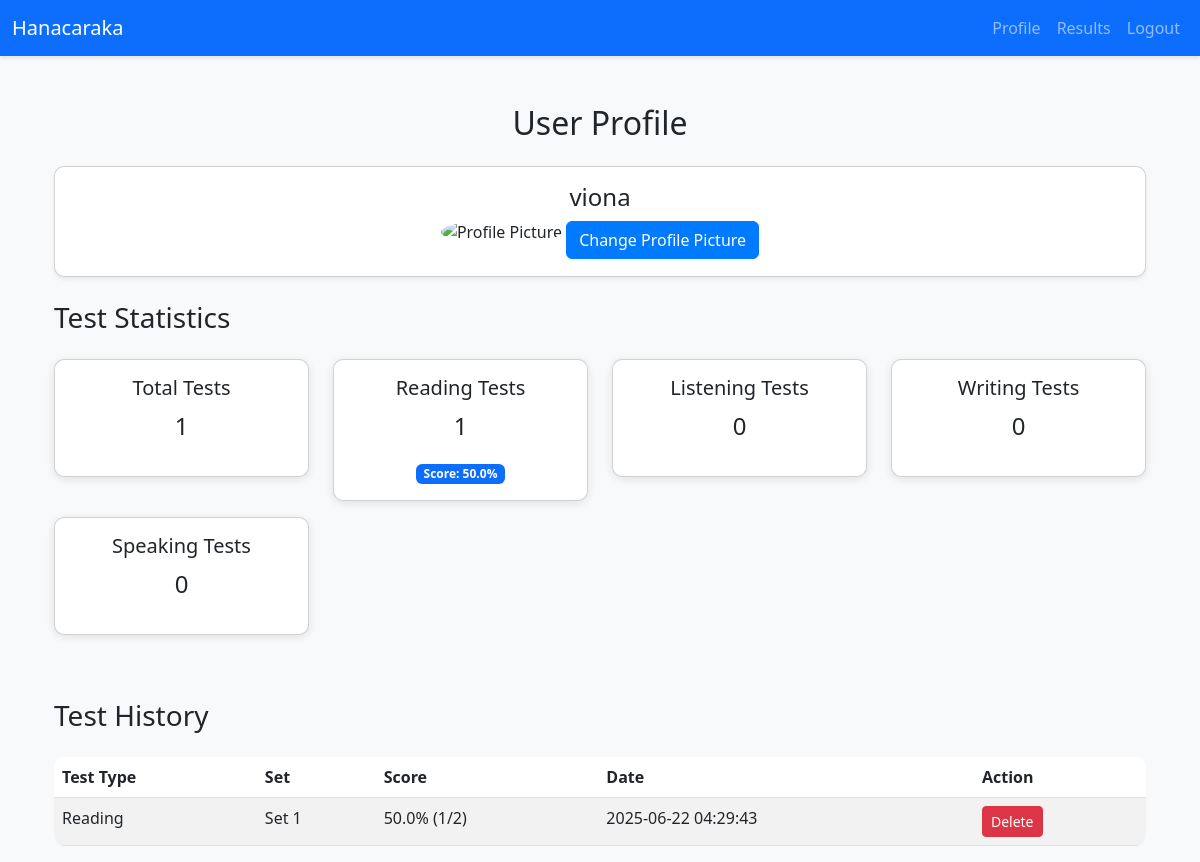
The app's page /profile/ (signed in) with its own data.
### models.py (models this page shows, shortened)
class User(UserMixin, db.Model):
    id = db.Column(db.Integer, primary_key=True)
    username = db.Column(db.String(80), unique=True, nullable=False)
    password_hash = db.Column(db.String(128), nullable=False)
    profile_image = db.Column(db.LargeBinary, nullable=True)  # BLOB untuk profile picture
    tests = db.relationship('TestResult', backref='user', lazy=True)

class TestResult(db.Model):
    id = db.Column(db.Integer, primary_key=True)
    user_id = db.Column(db.Integer, db.ForeignKey('user.id'), nullable=False)
    test_type = db.Column(db.String(50), nullable=False)
    set_name = db.Column(db.String(100), nullable=False)
    score = db.Column(db.JSON, nullable=False)
    timestamp = db.Column(db.DateTime, nullable=False, default=datetime.utcnow)

### routes/profile.py (the view)
@profile.route('/')
@login_required
def profile_page():
    try:
        results = TestResult.query.filter_by(user_id=current_user.id).order_by(TestResult.timestamp.desc()).all()
        stats = {
            'total_tests': len(results),
            'reading_tests': len([r for r in results if r.test_type == 'reading']),
            'listening_tests': len([r for r in results if r.test_type == 'listening']),
            'writing_tests': len([r for r in results if r.test_type == 'writing']),
            'speaking_tests': len([r for r in results if r.test_type == 'speaking']),
        }
        reading_scores = [r.score.get('percentage', 0) for r in results if r.test_type == 'reading' and 'percentage' in r.score]
        listening_scores = [r.score.get('percentage', 0) for r in results if r.test_type == 'listening' and 'percentage' in r.score]
        writing_scores = [r.score.get('overall', 0) for r in results if r.test_type == 'writing' and 'overall' in r.score]
        speaking_scores = [r.score.get('overall', 0) for r in results if r.test_type == 'speaking' and 'overall' in r.score]
        if reading_scores:
            stats['avg_reading'] = sum(reading_scores) / len(reading_scores)
        if listening_scores:
            stats['avg_listening'] = sum(listening_scores) / len(listening_scores)
        if writing_scores:
            stats['avg_writing'] = sum(writing_scores) / len(writing_scores)
        if speaking_scores:
            stats['avg_speaking'] = sum(speaking_scores) / len(speaking_scores)
        return render_template('profile.html', results=results, stats=stats, user=current_user)
    except Exception as e:
        logger.error(f"Error loading profile: {str(e)}", exc_info=True)
        return render_template('profile.html', results=[], stats={}, user=current_user)

### app.py (called while the page is built)
@login_manager.user_loader
def load_user(user_id):
    return db.session.get(User, int(user_id))

@app.after_request
def add_no_cache(response):
    response.headers['Cache-Control'] = 'no-store, no-cache, must-revalidate, max-age=0'
    response.headers['Pragma'] = 'no-cache'
    response.headers['Expires'] = '0'
    return response

### templates/profile.html (shortened to what this page needs)
{% extends 'base.html' %}
{% block content %}
    <div class="container mt-5">
        <h2 class="text-center mb-4">User Profile</h2>
        <div class="card mb-4 shadow-sm">
            <div class="card-body text-center">
                <h4>{{ user.username }}</h4>
                {% if user.profile_image %}
                    <img src="{{ url_for('profile.get_profile_image') }}" alt="Profile Picture" class="rounded-circle mb-3" style="width: 150px; height: 150px; object-fit: cover;">
                {% else %}
                    <img src="https://via.placeholder.com/150?text=No+Image" alt="Default Profile Picture" class="rounded-circle mb-3" style="width: 150px; height: 150px; object-fit: cover;">
                {% endif %}
                <a href="{{ url_for('profile.upload_profile_picture') }}" class="btn btn-primary">Change Profile Picture</a>
            </div>
        </div>
        <h3 class="mb-4">Test Statistics</h3>
        <div class="row">
            <div class="col-md-3 mb-3">
                <div class="card">
                    <div class="card-body text-center">
                        <h5>Total Tests</h5>
                        <p class="fs-4">{{ stats.total_tests }}</p>
                    </div>
                </div>
            </div>
            <div class="col-md-3 mb-3">
                <div class="card">
                    <div class="card-body text-center">
                        <h5>Reading Tests</h5>
                        <p class="fs-4">{{ stats.reading_tests }}</p>
                        {% if stats.avg_reading is defined %}
                            <div class="badge bg-primary">Score: {{ stats.avg_reading | round(2) }}%</div>
                        {% endif %}
                    </div>
                </div>
            </div>
            <div class="col-md-3 mb-3">
                <div class="card">
                    <div class="card-body text-center">
                        <h5>Listening Tests</h5>
                        <p class="fs-4">{{ stats.listening_tests }}</p>
                    </div>
                </div>
            </div>
            <div class="col-md-3 mb-3">
                <div class="card">
                    <div class="card-body text-center">
                        <h5>Writing Tests</h5>
                        <p class="fs-4">{{ stats.writing_tests }}</p>
                    </div>
                </div>
            </div>
            <div class="col-md-3 mb-3">
                <div class="card">
                    <div class="card-body text-center">
                        <h5>Speaking Tests</h5>
                        <p class="fs-4">{{ stats.speaking_tests }}</p>
                    </div>
                </div>
            </div>
        </div>
        <h3 class="mt-5 mb-4">Test History</h3>
        <div class="table-responsive">
            <table class="table table-striped" id="test-history-table">
                <thead>
                    <tr>
                        <th>Test Type</th>
                        <th>Set</th>
                        <th>Score</th>
                        <th>Date</th>
                        <th>Action</th>
                    </tr>
                </thead>
                <tbody>
                    {% for result in results %}
                        <tr id="result-{{ result.id }}">
                            <td>{{ result.test_type.capitalize() }}</td>
                            <td>{{ result.set_name }}</td>
                            <td>
                                {% if result.test_type in ['reading', 'listening'] %}
                                    {{ result.score.percentage | round(2) }}% ({{ result.score.correct }}/{{ result.score.total }})
                                {% endif %}
                            </td>
                            <td>{{ result.timestamp.strftime('%Y-%m-%d %H:%M:%S') }}</td>
                            <td>
                                <form class="delete-result-form" data-result-id="{{ result.id }}" data-url="{{ url_for('results.delete_result', result_id=result.id) }}">
                                    <button type="submit" class="btn btn-danger btn-sm">Delete</button>
                                </form>
                            </td>
                        </tr>
                    {% endfor %}
                </tbody>
            </table>
        </div>
    </div>
{% endblock %}

### static/css/base.css (style rules this page uses)
body { background-color: #f8f9fa; }
.card { border-radius: 10px; box-shadow: 0 2px 8px rgba(0,0,0,0.1); }
.btn-primary { background-color: #007bff; border-color: #007bff; transition: background-color 0.3s; }
.table { background-color: white; border-radius: 10px; overflow: hidden; }

### records on screen
User: username "viona"
TestResult: test_type "Reading", set_name "Set 1", score.percentage "50.0", score.correct "1", score.total "2", timestamp "2025-06-22 04:29:43"

### other values on screen
{{ stats.total_tests }} "1"
{{ stats.reading_tests }} "1"
{{ stats.avg_reading | round(2) }} "50.0"
{{ stats.listening_tests }} "0"
{{ stats.writing_tests }} "0"
{{ stats.speaking_tests }} "0"
